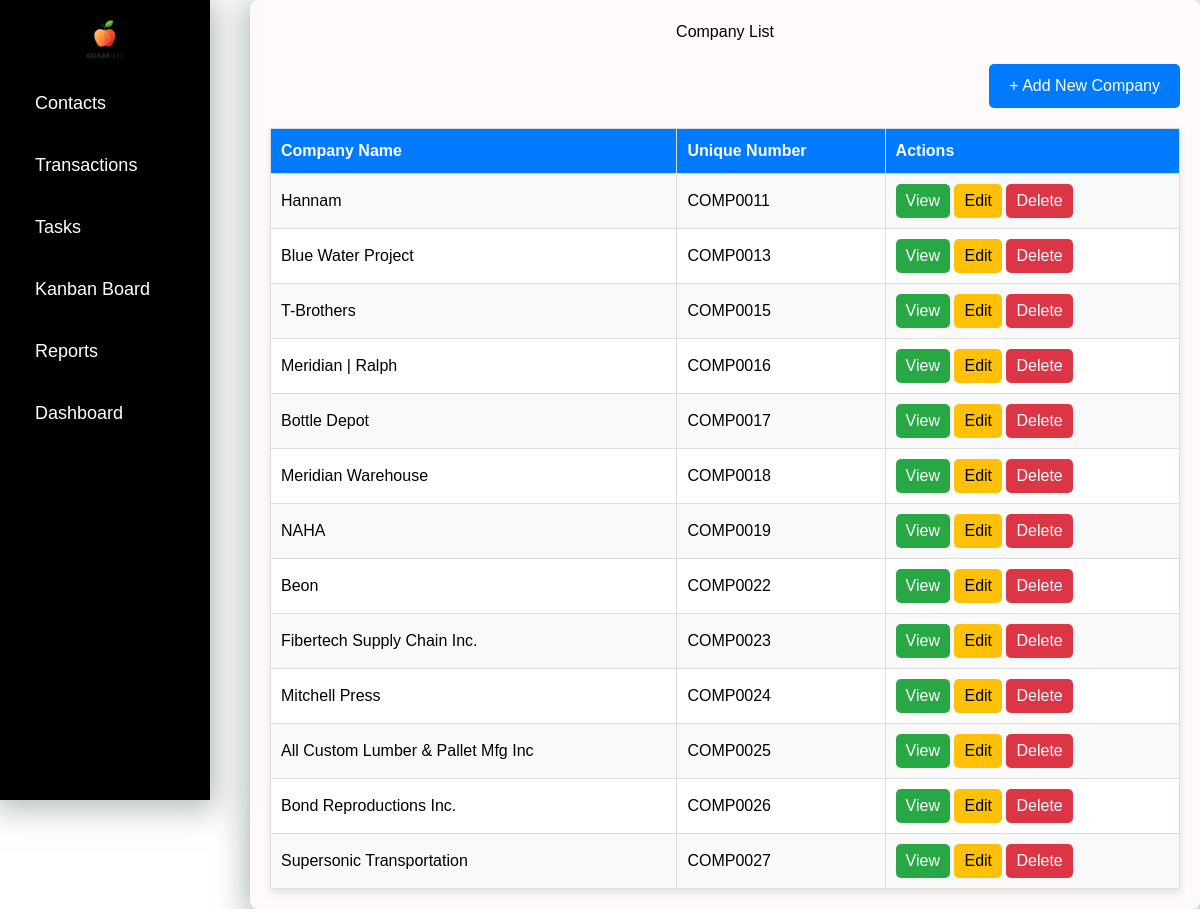
The app's page /companies/, older data.
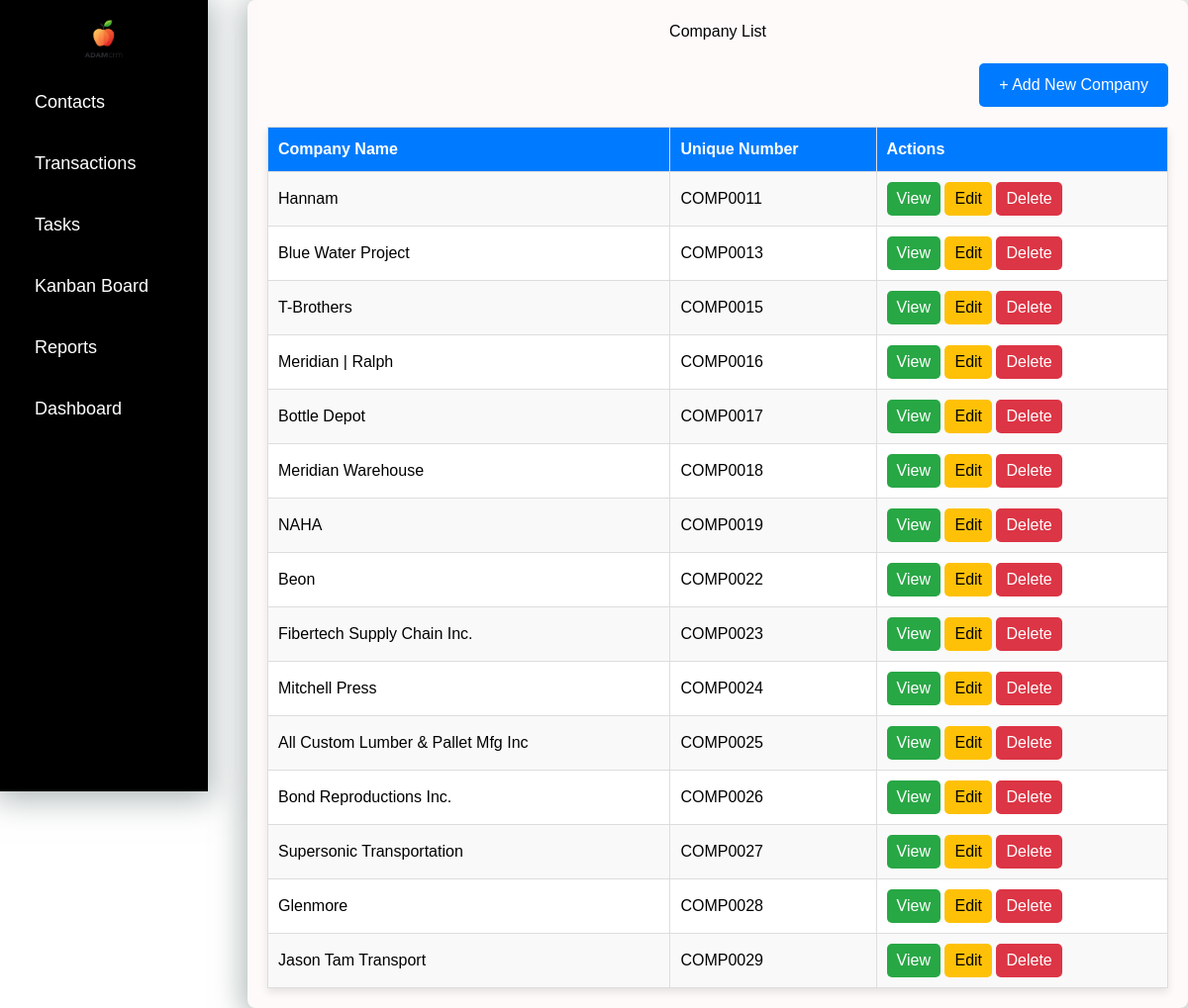
The same page, newer data.
### crm/models.py (models this page shows, shortened)
class Company(models.Model):
    name = models.CharField(max_length=200, unique=True)
    unique_number = models.CharField(max_length=255, unique=True, blank=True, null=True)

### crm/views.py (the view)
# urls.py: path('companies/', views.company_list, name='company_list'),
def company_list(request):
    companies = Company.objects.all()
    return render(request, 'crm/company_ main.html', {'companies': companies})

### crm/templates/crm/company_ main.html (shortened to what this page needs)
{% extends 'crm/index.html' %}
{% block content %}
        <h1 style="text-align: center; margin-bottom: 20px;">Company List</h1>
        <div style="text-align: right; margin-bottom: 20px;">
            <a href="{% url 'add_company' %}" style="text-decoration: none;">
                <button style="padding: 10px 20px; background-color: #007BFF; color: white; border: none; border-radius: 5px; cursor: pointer;">
                    + Add New Company
                </button>
            </a>
        </div>
        <table style="width: 100%; border-collapse: collapse; box-shadow: 0px 4px 8px rgba(0, 0, 0, 0.1);">
            <thead>
                <tr style="background-color: #007BFF; color: white; text-align: left;">
                    <th style="padding: 10px; border: 1px solid #ddd;">Company Name</th>
                    <th style="padding: 10px; border: 1px solid #ddd;">Unique Number</th>
                    <th style="padding: 10px; border: 1px solid #ddd;">Actions</th>
                </tr>
            </thead>
            <tbody>
                {% for company in companies %}
                    <tr style="background-color: {% cycle '#f9f9f9' '#ffffff' %};">
                        <td style="padding: 10px; border: 1px solid #ddd;">{{ company.name }}</td>
                        <td style="padding: 10px; border: 1px solid #ddd;">{{ company.unique_number }}</td>
                        <td style="padding: 10px; border: 1px solid #ddd;">
                            <a href="{% url 'company_detail' company.id %}" style="text-decoration: none;">
                                <button style="padding: 5px 10px; background-color: #28A745; color: white; border: none; border-radius: 5px; cursor: pointer;">View</button>
                            </a>
                            <a href="{% url 'edit_company' company.id %}" style="text-decoration: none;">
                                <button style="padding: 5px 10px; background-color: #FFC107; color: black; border: none; border-radius: 5px; cursor: pointer;">Edit</button>
                            </a>
                            <form action="{% url 'delete_company' company.id %}" method="post" style="display: inline;">
                                <button type="submit" onclick="return confirm('Are you sure you want to delete this company?');"
                                        style="padding: 5px 10px; background-color: #DC3545; color: white; border: none; border-radius: 5px; cursor: pointer;">
                                    Delete
                                </button>
                            </form>
                        </td>
                    </tr>
                {% endfor %}
            </tbody>
        </table>
{% endblock %}

Row changes from the older to the newer data that the page shows:
added Company: name "Glenmore", unique_number "COMP0028"
added Company: name "Jason Tam Transport", unique_number "COMP0029"
